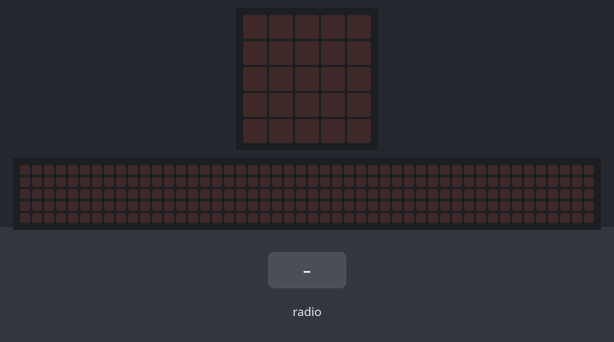
Recording of a program running on a simulated BBC micro:bit running MicroPython. On the bench: the board's 5×5 LED display, a strip that is not on the board, showing the scrolling text unrolled. The test bench sets the inputs (shaded band). The 48×5 strip is a reading aid, not a part: it shows the text the display is scrolling, unrolled, one strip-width of it at a time.

Above: at 1.2 s.
1.3 s: radio message "1" arrives
At 1.37 s:
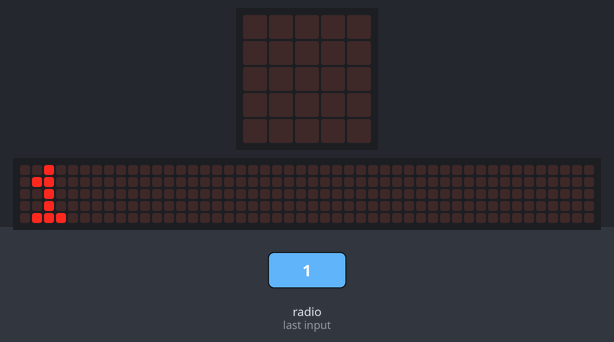
At 1.82 s:
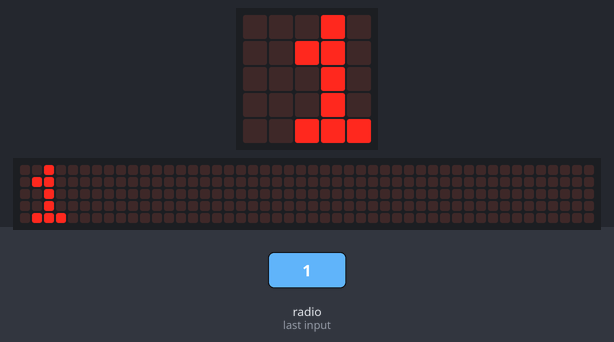
Timing chart, 0 to 4.3 s (numbered marks = the images above; inputs shaded):
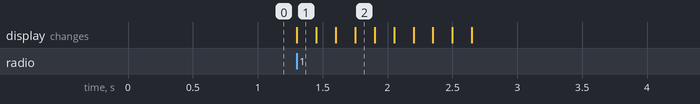

Measured:
- after the input at 1.3 s, the display: changes at once (image 1)

The program:

display.py
```python
from microbit import *
import radio

radio.config(channel=22)
radio.on()

def r():
  try:
    return radio.receive()
  except:
    radio.off()
    radio.on()
  return None

while True:
  m = r()
  if m:
    if int(m) > 28:
      music.pitch(440, 1000, wait=False)
    display.scroll(m)
```
